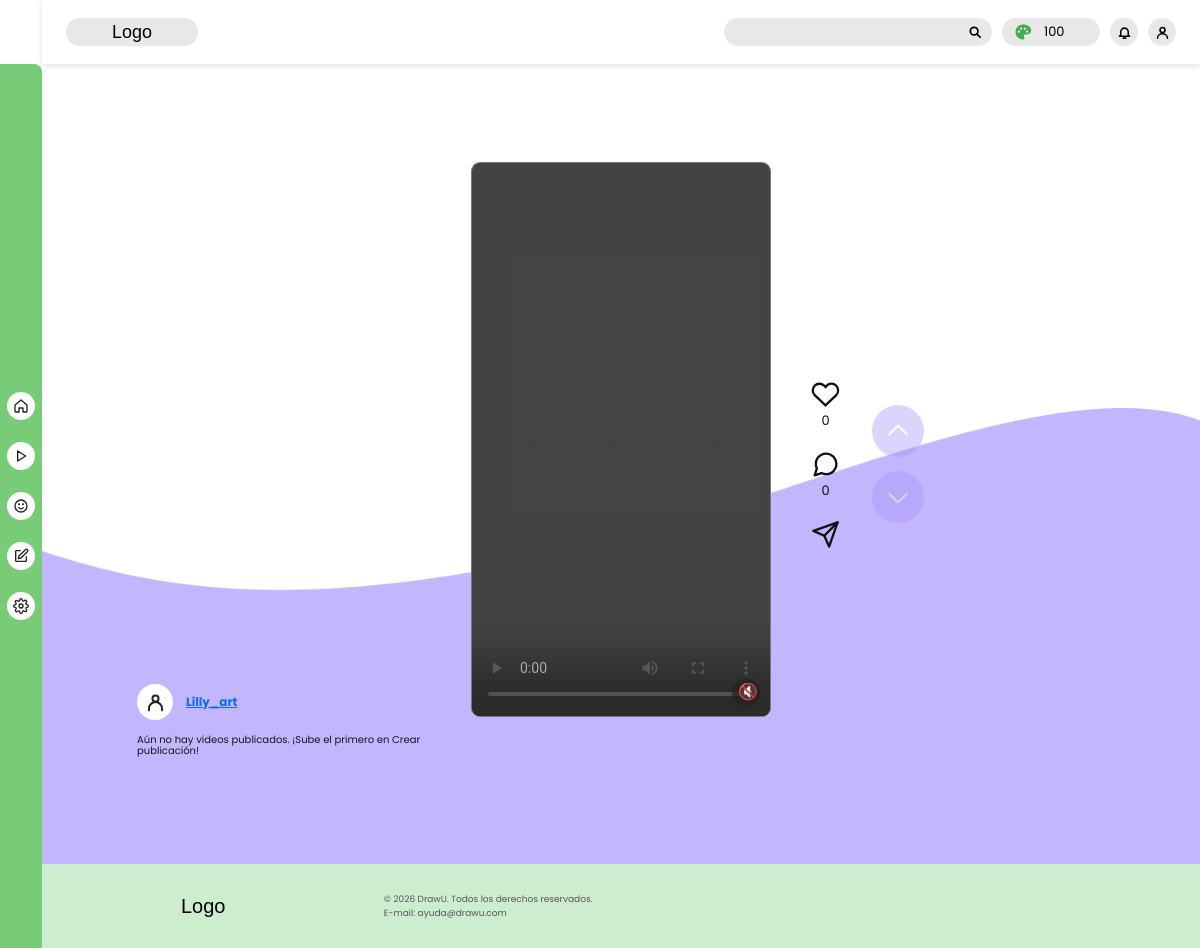
Page /views/videos.php (signed in) on the committed database.
### tables this page shows
CREATE TABLE usuarios (
    id_usuario INT UNSIGNED AUTO_INCREMENT PRIMARY KEY,
    primer_nombre VARCHAR(80) NOT NULL,
    primer_apellido VARCHAR(80) NULL,
    nombre_usuario VARCHAR(50) NOT NULL,
    correo VARCHAR(150) NOT NULL,
    contrasena_hash VARCHAR(255) NOT NULL,
    fecha_nacimiento DATE NULL,
    fecha_registro TIMESTAMP NOT NULL DEFAULT CURRENT_TIMESTAMP,
    imagen_perfil VARCHAR(500) NULL,
    descripcion_perfil VARCHAR(500) NULL,
    tema ENUM('claro', 'oscuro') NOT NULL DEFAULT 'claro',
    drawings INT UNSIGNED NOT NULL DEFAULT 100,
    id_mascota_activa INT UNSIGNED NULL,
    CONSTRAINT uq_usuario_nombre UNIQUE (nombre_usuario),
    CONSTRAINT uq_usuario_correo UNIQUE (correo),
    CONSTRAINT fk_usuario_mascota_activa
        FOREIGN KEY (id_mascota_activa) REFERENCES mascotas(id_mascota)
        ON DELETE SET NULL
);

### views/includes/app.php (called while the page is built, shortened)
<?php
require_once __DIR__ . '/../conexion.php';
function e($valor): string
{
    return htmlspecialchars((string) $valor, ENT_QUOTES, 'UTF-8');
}
function idUsuarioActual(): ?int
{
    return isset($_SESSION['id_usuario']) ? (int) $_SESSION['id_usuario'] : null;
}
function usuarioActual(bool $recargar = false): ?array
{
    static $usuario = null;
    $id = idUsuarioActual();
    if ($usuario === null || $recargar) {
        $usuario = obtenerUsuario($id) ?: null;
    }
    return $usuario;
}
function obtenerUsuario(int $idUsuario): ?array
{
    $sql = 'SELECT u.id_usuario, u.primer_nombre, u.primer_apellido, u.nombre_usuario, u.correo,
                   u.imagen_perfil, u.descripcion_perfil, u.tema, u.drawings, u.id_mascota_activa,
                   m.nombre AS mascota_nombre, m.ruta_imagen AS mascota_imagen, m.color_tema AS mascota_color,
                   (SELECT COUNT(*) FROM publicaciones p WHERE p.id_usuario = u.id_usuario) AS total_publicaciones,
                   (SELECT COUNT(*) FROM seguimientos s WHERE s.id_seguido = u.id_usuario) AS total_seguidores,
                   (SELECT COUNT(*) FROM seguimientos s2 WHERE s2.id_seguidor = u.id_usuario) AS total_seguidos
            FROM usuarios u
            LEFT JOIN mascotas m ON m.id_mascota = u.id_mascota_activa
            WHERE u.id_usuario = ?';
    $consulta = conexion()->prepare($sql);
    $consulta->execute([$idUsuario]);
    return $consulta->fetch() ?: null;
}
function requerirLogin(bool $exigirMascota = true): array
{
    $usuario = usuarioActual();
    return $usuario;
}

### views/conexion.php (called while the page is built, shortened)
<?php
function conexion(): PDO
{
    static $pdo = null;
    if ($pdo instanceof PDO) {
        return $pdo;
    }
    $config = [
        'host' => '127.0.0.1',
        'port' => 3306,
        'db'   => 'drawu',
        'user' => 'root',
        'pass' => 'dannifer2018',
    ];
    $dsn = sprintf(
        'mysql:host=%s;port=%d;dbname=%s;charset=utf8mb4',
        $config['host'],
        (int) $config['port'],
        $config['db']
    );
    $pdo = new PDO($dsn, $config['user'], $config['pass'], [
        PDO::ATTR_ERRMODE            => PDO::ERRMODE_EXCEPTION,
        PDO::ATTR_DEFAULT_FETCH_MODE => PDO::FETCH_ASSOC,
        PDO::ATTR_EMULATE_PREPARES   => false,
    ]);
    return $pdo;
}

### views/videos.php (the view, shortened to what this page needs)
<?php
require_once __DIR__ . '/includes/app.php';
$usuario = requerirLogin();
$listaVideosJs = [];
$primero = $listaVideosJs[0] ?? [
    'id_publicacion' => 0,
    'id_usuario' => 0,
    'usuario' => $usuario['nombre_usuario'],
    'es_mio' => true,
    'url_perfil' => 'usuario_propio.php',
    'descripcion' => 'Aún no hay videos publicados. ¡Sube el primero en Crear publicación!',
    'src' => '',
    'likes' => 0,
    'comentarios' => 0,
    'liked' => false,
    'siguiendo' => false,
];
?>
<!DOCTYPE html>
<html lang="es">
<head>
    <link
        href="https://cdn.jsdelivr.net/npm/bootstrap@5.3.8/dist/css/bootstrap.min.css"
        rel="stylesheet"
    >
    <link rel="stylesheet" href="../assets/css/style.css?v=<?= filemtime(__DIR__ . '/../assets/css/style.css') ?>">
    <link rel="stylesheet" href="../assets/css/videos.css?v=<?= filemtime(__DIR__ . '/../assets/css/videos.css') ?>">
</head>
<body>
    <?php include __DIR__ . '/includes/header/header.php'; ?>
    <?php include __DIR__ . '/includes/navbar.php'; ?>
    <main class="layout">
        <section class="info">
            <div class="usuario">
                <div class="avatar">
                    <svg viewBox="0 0 24 24" fill="none" stroke="currentColor" stroke-width="2.2" stroke-linecap="round">
                        <circle cx="12" cy="7.5" r="3.5"/>
                        <path d="M4.5 21v-2a7.5 7.5 0 0 1 15 0v2"/>
                    </svg>
                </div>
                <a href="<?= e($primero['url_perfil']) ?>" id="videoAutorLink"><?= e($primero['usuario']) ?></a>
            </div>
            <div class="descripcion" id="videoDescripcion"><?= e($primero['descripcion']) ?></div>
        </section>
        <section class="video-shell" id="videoShell">
            <video id="video" controls playsinline preload="metadata" aria-label="Video de la publicación"></video>
            <div class="placeholder">
                <div>
                    <strong>Vista previa del video</strong>
                    <span>Sube un archivo de video desde "Crear publicación" para mostrarlo aquí.</span>
                </div>
            </div>
            <button class="sonido" id="sonido" aria-label="Silenciar o activar sonido">🔇</button>
        </section>
        <div class="lateral">
            <nav class="acciones" aria-label="Acciones del video">
                <button class="accion<?= $primero['liked'] ? ' liked' : '' ?>" id="like" aria-label="Me gusta" aria-pressed="<?= $primero['liked'] ? 'true' : 'false' ?>">
                    <span id="likes"><?= (int) $primero['likes'] ?></span>
                </button>
                <button class="accion" id="abrirComentarios" aria-label="Abrir comentarios" aria-expanded="false">
                    <svg viewBox="0 0 24 24" fill="none" stroke="currentColor" stroke-width="1.9" stroke-linecap="round" stroke-linejoin="round"><path d="M21 11.5a8.4 8.4 0 0 1-.9 3.8 8.5 8.5 0 0 1-7.6 4.7 8.4 8.4 0 0 1-3.8-.9L3 21l1.9-5.7a8.4 8.4 0 0 1-.9-3.8A8.5 8.5 0 0 1 8.7 3.9a8.4 8.4 0 0 1 3.8-.9h.5a8.5 8.5 0 0 1 8 8z"/></svg>
                    <span id="contadorComentarios"><?= (int) $primero['comentarios'] ?></span>
                </button>
                <button class="accion" id="compartir" aria-label="Compartir video">
                    <svg viewBox="0 0 24 24" fill="none" stroke="currentColor" stroke-width="1.9" stroke-linecap="round" stroke-linejoin="round"><path d="m22 2-7 20-4-9-9-4Z"/><path d="M22 2 11 13"/></svg>
                </button>
            </nav>
            <div class="cambiar-video" aria-label="Cambiar de video">
                <button class="flecha-video" id="videoAnterior" aria-label="Video anterior">
                    <svg viewBox="0 0 24 24" fill="none" aria-hidden="true"><path d="M4 15l8-8 8 8" stroke="currentColor" stroke-width="1.8" stroke-linecap="round" stroke-linejoin="round"/></svg>
                </button>
                <button class="flecha-video" id="videoSiguiente" aria-label="Video siguiente">
                    <svg viewBox="0 0 24 24" fill="none" aria-hidden="true"><path d="M4 9l8 8 8-8" stroke="currentColor" stroke-width="1.8" stroke-linecap="round" stroke-linejoin="round"/></svg>
                </button>
            </div>
        </div>
    </main>
    <?php include __DIR__ . '/includes/footer.php'; ?>
</body>
</html>

### views/includes/header/header.php (shortened to what this page needs)
<?php
require_once __DIR__ . '/../app.php';
$headerBase = (basename(dirname($_SERVER['SCRIPT_FILENAME'])) === 'views') ? '../' : '';
$usuarioHeader = usuarioActual();
?>
<link rel="stylesheet" href="<?= $headerBase ?>views/includes/header/header.css?v=<?= filemtime(__DIR__ . '/header.css') ?>">
<header class="header">
    <a href="<?= $headerBase ?>views/inicio.php" class="header-logo">Logo</a>
    <div class="header-actions">
        <form class="header-search" action="<?= $headerBase ?>views/explorar_comunidades.php" method="get">
            <input type="text" name="q" aria-label="Buscar" value="<?= e($_GET['q'] ?? '') ?>">
            <button type="submit" aria-label="Buscar">
                <svg viewBox="0 0 24 24" width="14" height="14" fill="none" stroke="currentColor" stroke-width="3" stroke-linecap="round"><circle cx="10.5" cy="10.5" r="6.5"/><line x1="15.5" y1="15.5" x2="21" y2="21"/></svg>
            </button>
        </form>
        <a href="<?= $headerBase ?>views/monedas_cambio.php" class="header-coins" title="Monedas" style="text-decoration:none;">
            <span class="header-coins-count"><?= (int) ($usuarioHeader['drawings'] ?? 0) ?></span>
        </a>
        <button class="header-icon" aria-label="Notificaciones">
            <svg viewBox="0 0 24 24" width="15" height="15" fill="none" stroke="currentColor" stroke-width="2.5" stroke-linecap="round" stroke-linejoin="round"><path d="M18 16V11a6 6 0 0 0-12 0v5l-2 2h16z"/><path d="M10 21h4"/></svg>
        </button>
        <a href="<?= $headerBase ?>views/usuario_propio.php" class="header-icon" aria-label="Perfil" title="<?= e($usuarioHeader['nombre_usuario'] ?? 'Perfil') ?>">
            <svg viewBox="0 0 24 24" width="15" height="15" fill="none" stroke="currentColor" stroke-width="2.5" stroke-linecap="round"><circle cx="12" cy="8" r="4"/><path d="M4 21c0-4 3.6-7 8-7s8 3 8 7"/></svg>
        </a>
    </div>
</header>

### assets/css/style.css (style rules this page uses)
:root { --purple: #8b75f0; --primary-color: #8b75f0; --primary-hover: #6a4fe0; --primary-light: #c4b5ff; --sidebar-bg: #a48aff; --footer-bg: #d2c9ff; --theme-text-color: #8f79f1; }
body.tema-pet-verde, html.tema-pet-verde { --purple: #3fae4f; --primary-color: #3fae4f; --primary-hover: #2a8a38; --primary-light: #b5e8b0; --sidebar-bg: #78cc78; --footer-bg: #cdeece; --theme-text-color: #3fae4f; }
.header-coins svg, .header-coins { color: var(--theme-text-color); }
body { font-family: Arial, sans-serif; }
body { margin: 0; }

### assets/css/videos.css (style rules this page uses)
* { box-sizing:border-box }
body { margin:0;font-family:Poppins,Arial,sans-serif;background:#fff;color:#171717;min-height:100vh }
.layout { min-height:100vh;max-width:1100px;margin:auto;padding:8px 24px;display:grid;grid-template-columns:minmax(0,1fr) 300px minmax(0,1fr);gap:24px;align-items:center }
.info { grid-column:1;grid-row:1;justify-self:end }
.video-shell { grid-column:2;grid-row:1;width:300px;justify-self:center }
.lateral { grid-column:3;grid-row:1;justify-self:start;align-self:center;display:flex;align-items:center;gap:32px;margin-left:16px }
.acciones { align-self:center!important;padding-bottom:0!important }
.cambiar-video { display:flex;flex-direction:column;gap:14px }
.flecha-video { width:52px;height:52px;border:0;border-radius:50%;background:#aa95fa;color:#fff;display:grid;place-items:center;cursor:pointer;transition:transform .15s,background .15s }
.flecha-video:disabled { opacity:.4;cursor:default }
.flecha-video svg { width:26px;height:26px }
.info { align-self:end;margin-bottom:100px;max-width:310px }
.usuario { display:flex;align-items:center;gap:13px;margin-bottom:15px;color:white;font-size:12px;font-weight:700 }
.avatar { width:36px;height:36px;border-radius:50%;background:white;display:grid;place-items:center;color:#222;flex-shrink:0 }
.avatar svg { width:21px }
.descripcion { font-size:10px;line-height:1.05;overflow-wrap:anywhere }
.video-shell { margin-bottom:50px;height:min(166vh,555px);min-height:360px;border-radius:9px;overflow:hidden;border:1px solid #777;background:#ddd;position:relative }
.video-shell video { width:100%;height:100%;object-fit:cover;display:block;background:#ddd }
.placeholder { position:absolute;inset:0;display:grid;place-items:center;text-align:center;padding:24px;color:#555;font-size:13px;pointer-events:none }
.placeholder span { display:block;margin-top:8px;font-size:11px }
.sonido { position:absolute;right:10px;bottom:10px;border:0;border-radius:50%;background:#222a;color:white;width:28px;height:28px;cursor:pointer }
.acciones { display:flex;flex-direction:column;gap:19px;align-self:center;padding-bottom:60px }
.accion { border:0;background:transparent;padding:0;display:flex;flex-direction:column;align-items:center;gap:2px;cursor:pointer;color:#111;font:400 13px Poppins,Arial }
.accion svg { width:29px;height:29px }

### views/includes/header/header.css (style rules this page uses)
body { margin: 0; }
.header { position: sticky; top: 0; z-index: 100; display: flex; align-items: center; justify-content: space-between; height: 64px; padding: 0 24px; background: #fff; box-shadow: 0 2px 6px rgba(0, 0, 0, 0.12); }
.header-logo { display: flex; align-items: center; justify-content: center; width: 132px; height: 28px; background: #e8e8e8; border-radius: 14px; font-family: 'Monument', sans-serif; font-size: 18px; color: #000; text-decoration: none; }
.header-actions { display: flex; align-items: center; gap: 10px; }
.header-search { display: flex; align-items: center; width: 268px; height: 28px; padding: 0 10px 0 14px; background: #e8e8e8; border-radius: 14px; box-sizing: border-box; }
.header-search input { flex: 1; min-width: 0; border: none; background: transparent; outline: none; font-size: 13px; }
.header-search button { display: flex; padding: 0; border: none; background: none; color: #000; cursor: pointer; }
.header-coins { display: flex; align-items: center; gap: 12px; width: 98px; height: 28px; padding: 0 12px; background: #e8e8e8; border-radius: 14px; box-sizing: border-box; font-size: 13px; color: #000; }
.header-icon { display: flex; align-items: center; justify-content: center; width: 28px; height: 28px; padding: 0; border: none; border-radius: 50%; background: #e8e8e8; color: #000; cursor: pointer; text-decoration: none; }

### views/includes/navbar.css (style rules this page uses)
body { padding-left: 42px; }

### rows in the picture
usuarios: drawings "100", nombre_usuario "Lilly_art", nombre_usuario "Aún no hay videos publicados. ¡Sube el primero en Crear publicación!"

### other values in the picture
$primero['likes'] "0"
$primero['comentarios'] "0"
